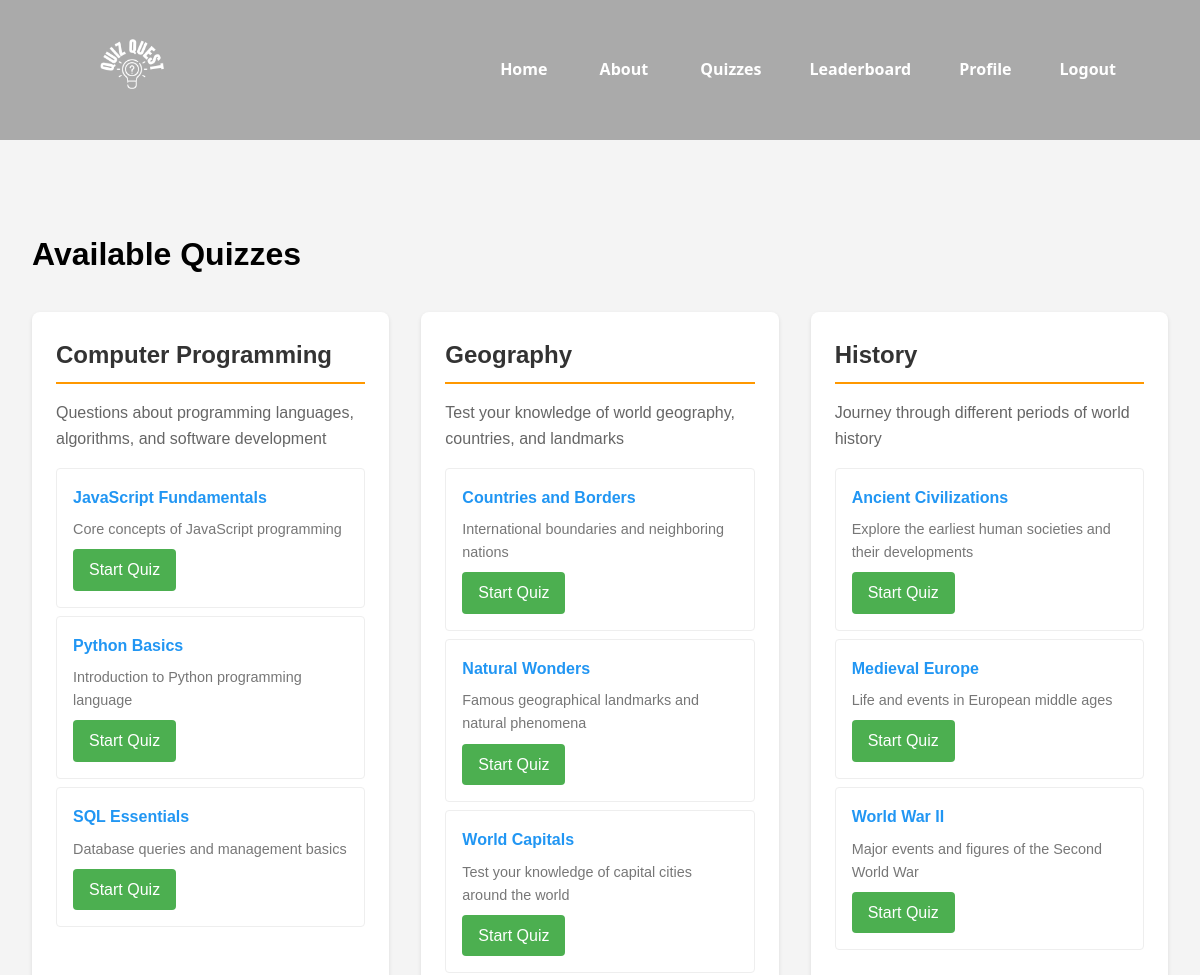
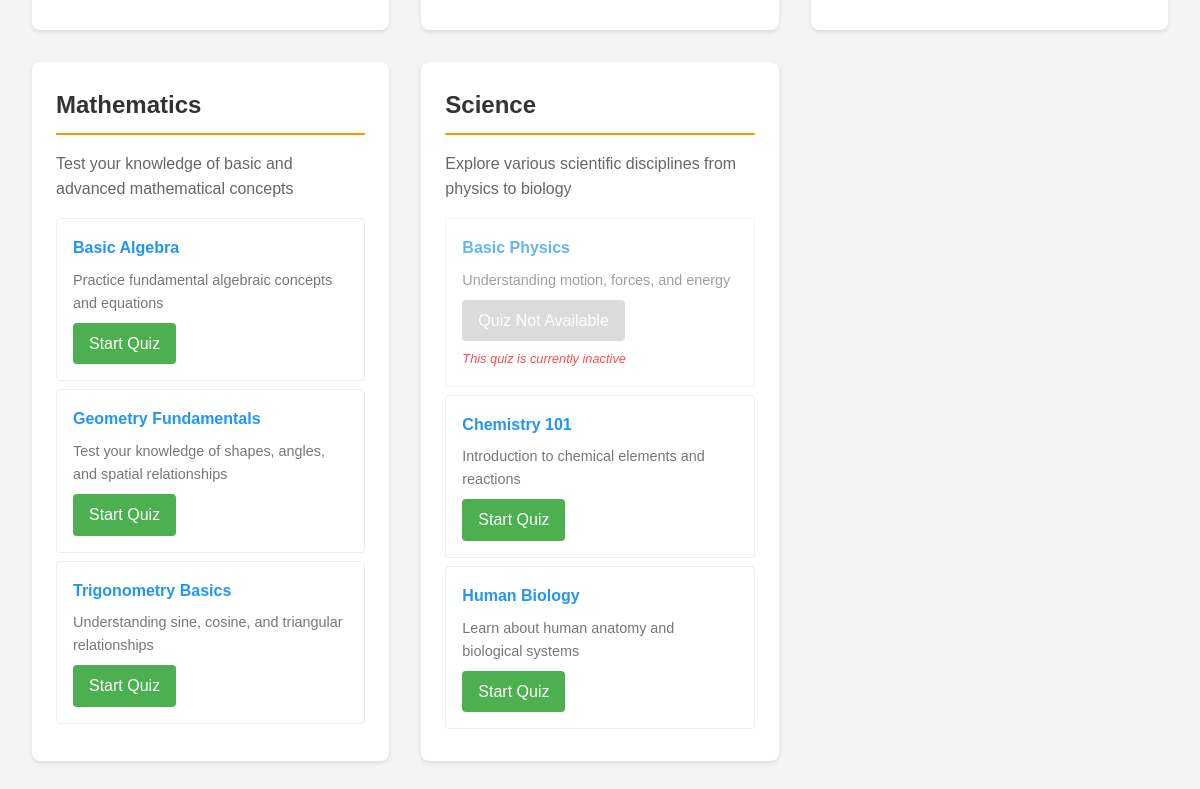
Page /view/quizzes.php (signed in) on the committed database (2 pictures, top to bottom).
### tables this page shows
CREATE TABLE `quizzes` (
  `id` int(11) NOT NULL,
  `category_id` int(11) NOT NULL,
  `name` varchar(100) NOT NULL,
  `description` text DEFAULT NULL,
  `created_at` timestamp NOT NULL DEFAULT current_timestamp(),
  `updated_at` timestamp NOT NULL DEFAULT current_timestamp() ON UPDATE current_timestamp(),
  `duration_minutes` int(11) NOT NULL DEFAULT 3 COMMENT 'Duration of the quiz in minutes',
  `is_active` tinyint(1) DEFAULT 1
);

### view/quizzes.php (the view, shortened to what this page needs)
<?php
include "../db/config.php";
$query = "
    SELECT c.*, q.id as quiz_id, q.name as quiz_name, q.description as quiz_description, q.is_active
    FROM categories c
    LEFT JOIN quizzes q ON c.id = q.category_id
    ORDER BY c.name, q.name
";
$result = $conn->query($query);
$categories = [];
if ($result->num_rows > 0) {
    while($row = $result->fetch_assoc()) {
        $categoryId = $row['id'];
        if (!isset($categories[$categoryId])) {
            $categories[$categoryId] = [
                'name' => $row['name'],
                'description' => $row['description'],
                'quizzes' => []
            ];
        }
        if ($row['quiz_id']) {
            $categories[$categoryId]['quizzes'][] = [
                'id' => $row['quiz_id'],
                'name' => $row['quiz_name'],
                'description' => $row['quiz_description'],
                'is_active' => $row['is_active']
            ];
        }
    }
}
?>
<!DOCTYPE html>
<html>
<head>
</head>
<body>
<nav class="navbar">
    <div class="logo"><a href="../index.php"><img style="width:6rem; height: 6rem;" src="../assets/images/quiz_quest_logo_white.png"></a></div>
    <div class="links">
        <a href="../index.php">Home</a>
        <a href="about.html">About</a>
        <?php
        if(!isset($_SESSION['user_id'])){
            echo "<a href='login.php'>Login</a>";
            echo "<a href='signup.php'>Sign Up</a>";
        }
        else{
            if ($_SESSION['role'] != '1'){
                echo "<a href='quizzes.php'>Quizzes</a>";
            }
            echo "<a href='leaderboard.php'>Leaderboard</a>";
            echo "<a href='profile.php'>Profile</a>";
            echo "<a href='../actions/logout.php'>Logout</a>";
        }
        ?>
    </div>
</nav>
<div class="page-container">
    <br><br><br>
    <h1>Available Quizzes</h1>
    <div class="categories-container">
        <?php if (empty($categories)): ?>
            <p>No categories or quizzes available at the moment.</p>
        <?php else: ?>
            <?php foreach ($categories as $category): ?>
                <div class="category-card">
                    <h2 class="category-title"><?php echo htmlspecialchars($category['name']); ?></h2>
                    <p class="category-description"><?php echo htmlspecialchars($category['description']); ?></p>
                    <?php if (empty($category['quizzes'])): ?>
                        <p class="no-quizzes">No quizzes available in this category.</p>
                    <?php else: ?>
                        <ul class="quiz-list">
                            <?php foreach ($category['quizzes'] as $quiz): ?>
                                <li class="quiz-item <?php echo $quiz['is_active'] ? '' : 'inactive'; ?>">
                                    <div class="quiz-title"><?php echo htmlspecialchars($quiz['name']); ?></div>
                                    <div class="quiz-description"><?php echo htmlspecialchars($quiz['description']); ?></div>
                                    <?php if ($quiz['is_active']): ?>
                                        <a href="take_quiz.php?id=<?php echo $quiz['id']; ?>" class="start-quiz-btn">Start Quiz</a>
                                    <?php else: ?>
                                        <span class="start-quiz-btn quiz-inactive">Quiz Not Available</span>
                                        <div class="inactive-message">This quiz is currently inactive</div>
                                    <?php endif; ?>
                                </li>
                            <?php endforeach; ?>
                        </ul>
                    <?php endif; ?>
                </div>
            <?php endforeach; ?>
        <?php endif; ?>
    </div>
</div>
</body>
</html>

### view/quizzes.php (style rules this page uses)
:root { --primary-color: rgba(0, 0, 0, 0.82); --secondary-color: #FFA500; --accent-color: #e74c3c; --dark-color: #2c3e50; --light-color: #ecf0f1; }
* { box-sizing: border-box; margin: 0; padding: 0; }
body { font-family: Arial, sans-serif; line-height: 1.6; background-color: #f4f4f4; }
.navbar { font-family: 'Segoe UI', Tahoma, Geneva, Verdana, sans-serif; position: fixed; top: 0; left: 0; width: 100%; display: flex; justify-content: space-between; align-items: center; padding: 1rem 5%; background: rgba(0,0,0,0.3); z-index: 10; }
.navbar a { color: white; text-decoration: none; margin: 0 0.5rem; font-weight: bold; transition: all 0.3s ease; padding: 0.5rem 1rem; border-radius: 20px; }
.navbar .logo { font-size: 1.8rem; font-weight: bold; }
.page-container { max-width: 1200px; margin: 15vh auto 2rem; padding: 2rem; display: flex; flex-direction: column; min-height: 100vh; }
.categories-container { display: grid; grid-template-columns: repeat(auto-fill, minmax(300px, 1fr)); gap: 2rem; margin-top: 2rem; }
.category-card { background: white; border-radius: 8px; box-shadow: 0 2px 4px rgba(0,0,0,0.1); padding: 1.5rem; }
.category-title { color: #333; font-size: 1.5rem; margin-bottom: 1rem; padding-bottom: 0.5rem; border-bottom: 2px solid #ff9800; }
.category-description { color: #666; margin-bottom: 1rem; }
.quiz-list { list-style: none; }
.quiz-item { padding: 1rem; border: 1px solid #eee; margin-bottom: 0.5rem; border-radius: 4px; transition: all 0.3s ease; }
.quiz-title { color: #2196F3; font-weight: bold; margin-bottom: 0.5rem; }
.quiz-description { color: #777; font-size: 0.9rem; }
.start-quiz-btn { display: inline-block; background-color: #4CAF50; color: white; padding: 0.5rem 1rem; border-radius: 4px; text-decoration: none; margin-top: 0.5rem; transition: background-color 0.3s; }
.quiz-inactive { background-color: #cccccc; cursor: not-allowed; pointer-events: none; }
.quiz-item.inactive { opacity: 0.7; }
.inactive-message { color: #ff0000; font-size: 0.8rem; margin-top: 0.5rem; font-style: italic; }

### rows in the picture
quizzes: name "JavaScript Fundamentals", description "Core concepts of JavaScript programming"
quizzes: name "Python Basics", description "Introduction to Python programming language"
quizzes: name "SQL Essentials", description "Database queries and management basics"
quizzes: name "Countries and Borders", description "International boundaries and neighboring nations"
quizzes: name "Natural Wonders", description "Famous geographical landmarks and natural phenomena"
quizzes: name "World Capitals", description "Test your knowledge of capital cities around the world"
quizzes: name "Ancient Civilizations", description "Explore the earliest human societies and their developments"
quizzes: name "Medieval Europe", description "Life and events in European middle ages"
quizzes: name "World War II", description "Major events and figures of the Second World War"
quizzes: name "Basic Algebra", description "Practice fundamental algebraic concepts and equations"
quizzes: name "Geometry Fundamentals", description "Test your knowledge of shapes, angles, and spatial relationships"
quizzes: name "Trigonometry Basics", description "Understanding sine, cosine, and triangular relationships"
quizzes: name "Basic Physics", description "Understanding motion, forces, and energy", is_active "Quiz Not Available"
quizzes: name "Chemistry 101", description "Introduction to chemical elements and reactions"
quizzes: name "Human Biology", description "Learn about human anatomy and biological systems"

### other values in the picture
$category['name'] "Computer Programming"
$category['description'] "Questions about programming languages, algorithms, and software development"
$category['name'] "Geography"
$category['description'] "Test your knowledge of world geography, countries, and landmarks"
$category['name'] "History"
$category['description'] "Journey through different periods of world history"
$category['name'] "Mathematics"
$category['description'] "Test your knowledge of basic and advanced mathematical concepts"
$category['name'] "Science"
$category['description'] "Explore various scientific disciplines from physics to biology"
